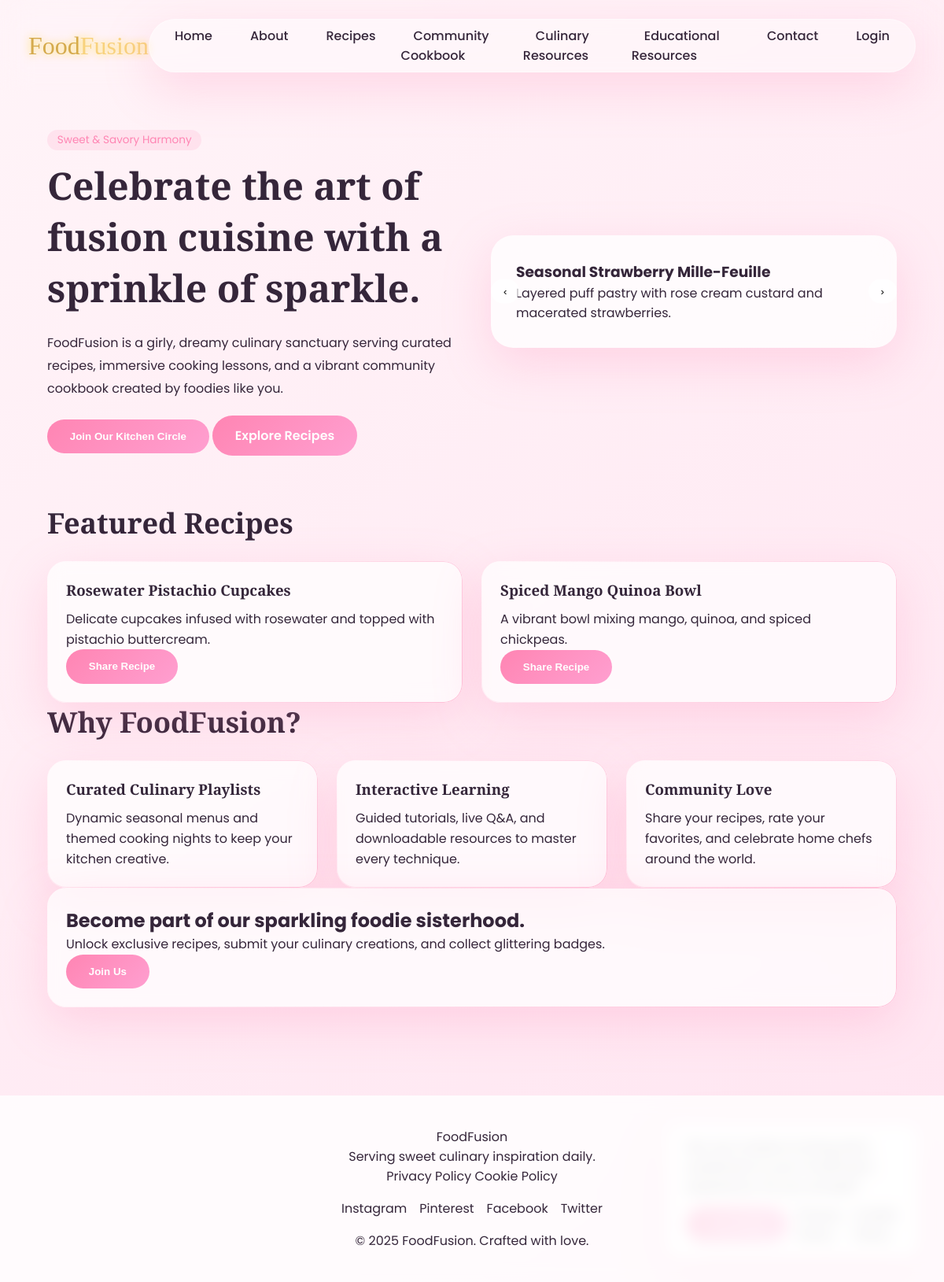
The page / on the database its author committed.
### tables this page shows
CREATE TABLE recipes (
    id INT AUTO_INCREMENT PRIMARY KEY,
    title VARCHAR(200) NOT NULL,
    type VARCHAR(60) NOT NULL,
    difficulty VARCHAR(40) NOT NULL,
    description TEXT NOT NULL,
    ingredients TEXT NOT NULL,
    instructions TEXT NOT NULL,
    image_url VARCHAR(255) DEFAULT NULL,
    is_featured TINYINT(1) NOT NULL DEFAULT 0,
    created_at TIMESTAMP DEFAULT CURRENT_TIMESTAMP
);

### includes/functions.php (called while the page is built, shortened)
<?php
function sanitize(string $value): string
{
    return htmlspecialchars($value, ENT_QUOTES, 'UTF-8');
}

### index.php (the view, shortened to what this page needs)
<?php
require_once __DIR__ . '/includes/db.php';
require_once __DIR__ . '/includes/functions.php';
$stmt = $pdo->query("SELECT id, title, description, image_url FROM recipes WHERE is_featured = 1 ORDER BY created_at DESC LIMIT 3");
$featuredRecipes = $stmt->fetchAll();
?>
<?php include __DIR__ . '/includes/header.php'; ?>
<section class="hero">
    <div class="hero-text">
        <span class="badge">Sweet & Savory Harmony</span>
        <h1>Celebrate the art of fusion cuisine with a sprinkle of sparkle.</h1>
        <p>FoodFusion is a girly, dreamy culinary sanctuary serving curated recipes, immersive cooking lessons, and a vibrant community cookbook created by foodies like you.</p>
        <div class="hero-actions">
            <button class="btn" data-join-modal>Join Our Kitchen Circle</button>
            <a class="btn" href="recipes.php">Explore Recipes</a>
        </div>
    </div>
    <div class="carousel" aria-label="Seasonal delights carousel">
        <div class="carousel-track">
            <article class="carousel-item">
                <h3>Seasonal Strawberry Mille-Feuille</h3>
                <p>Layered puff pastry with rose cream custard and macerated strawberries.</p>
            </article>
        </div>
        <div class="carousel-controls">
            <button data-carousel="prev" aria-label="Previous">‹</button>
            <button data-carousel="next" aria-label="Next">›</button>
        </div>
    </div>
</section>
<section>
    <h2 class="section-title">Featured Recipes</h2>
    <div class="featured-grid">
        <?php foreach ($featuredRecipes as $recipe): ?>
            <article class="card">
                <h3><?php echo sanitize($recipe['title']); ?></h3>
                <p><?php echo sanitize($recipe['description']); ?></p>
                <button class="btn" data-share data-url="recipe.php?id=<?php echo (int)$recipe['id']; ?>" data-title="<?php echo sanitize($recipe['title']); ?>">Share Recipe</button>
            </article>
        <?php endforeach; ?>
    </div>
</section>
<section>
    <h2 class="section-title">Why FoodFusion?</h2>
    <div class="featured-grid">
        <div class="card">
            <h3>Curated Culinary Playlists</h3>
            <p>Dynamic seasonal menus and themed cooking nights to keep your kitchen creative.</p>
        </div>
        <div class="card">
            <h3>Interactive Learning</h3>
            <p>Guided tutorials, live Q&A, and downloadable resources to master every technique.</p>
        </div>
        <div class="card">
            <h3>Community Love</h3>
            <p>Share your recipes, rate your favorites, and celebrate home chefs around the world.</p>
        </div>
    </div>
</section>
<section class="cta">
    <div class="card">
        <h2>Become part of our sparkling foodie sisterhood.</h2>
        <p>Unlock exclusive recipes, submit your culinary creations, and collect glittering badges.</p>
        <button class="btn" data-join-modal>Join Us</button>
    </div>
</section>
<?php include __DIR__ . '/includes/footer.php'; ?>

### assets/css/style.css (style rules this page uses)
:root { --bg: #fff4f8; --primary: #ff85b3; --accent: #fbd786; --text: #35263a; --glass: rgba(255, 255, 255, 0.35); --glass-border: rgba(255, 255, 255, 0.4); --shadow: 0 20px 60px rgba(255, 133, 179, 0.25); }
* { margin: 0; padding: 0; box-sizing: border-box; }
body { font-family: 'Poppins', sans-serif; background: linear-gradient(145deg, var(--bg), #ffe5f1); color: var(--text); min-height: 100vh; }
a { color: inherit; text-decoration: none; }
.hero { display: grid; grid-template-columns: repeat(auto-fit, minmax(280px, 1fr)); align-items: center; gap: 3rem; margin-bottom: 4rem; }
.hero-text h1 { font-size: clamp(2.5rem, 4vw, 4rem); font-family: 'Playfair Display', serif; color: var(--text); }
.hero-text p { margin: 1.5rem 0; line-height: 1.8; }
.btn { background: linear-gradient(135deg, var(--primary), #ff9fd0); color: #fff; border: none; padding: 0.9rem 1.8rem; border-radius: 999px; font-weight: 600; cursor: pointer; transition: transform 0.3s ease, box-shadow 0.3s ease; }
.carousel { position: relative; overflow: hidden; border-radius: 28px; box-shadow: var(--shadow); }
.carousel-track { display: flex; transition: transform 0.6s ease; }
.carousel-item { min-width: 100%; padding: 2rem; background: rgba(255, 255, 255, 0.75); backdrop-filter: blur(16px); }
.carousel-controls { position: absolute; top: 50%; width: 100%; display: flex; justify-content: space-between; transform: translateY(-50%); }
.carousel-controls button { background: rgba(255, 255, 255, 0.7); border: none; padding: 0.5rem 1rem; border-radius: 999px; cursor: pointer; }
.section-title { font-family: 'Playfair Display', serif; font-size: 2.25rem; margin-bottom: 1.5rem; }
.featured-grid, .recipes-grid, .team-grid, .resource-grid, .community-grid { display: grid; grid-template-columns: repeat(auto-fit, minmax(240px, 1fr)); gap: 1.5rem; }
.card { background: rgba(255, 255, 255, 0.7); backdrop-filter: blur(10px); padding: 1.5rem; border-radius: 24px; box-shadow: var(--shadow); position: relative; }
.card::before { content: ''; position: absolute; inset: 0; border-radius: 24px; padding: 1px; background: linear-gradient(135deg, rgba(255, 255, 255, 0.1), rgba(255, 133, 179, 0.5)); -webkit-mask: linear-gradient(#fff 0 0) content-box, linear-gradient(#fff 0 0); -webkit-mask-composite: xor; mask-composite: exclude; }
.card h3 { font-family: 'Playfair Display', serif; margin-bottom: 0.75rem; }
.card p { line-height: 1.6; }
.badge { display: inline-flex; align-items: center; gap: 0.3rem; background: rgba(255, 133, 179, 0.15); color: var(--primary); padding: 0.2rem 0.8rem; border-radius: 999px; font-size: 0.85rem; margin-bottom: 0.75rem; }

### rows shown on the page
recipes: title "Rosewater Pistachio Cupcakes", description "Delicate cupcakes infused with rosewater and topped with pistachio buttercream."
recipes: title "Spiced Mango Quinoa Bowl", description "A vibrant bowl mixing mango, quinoa, and spiced chickpeas."
